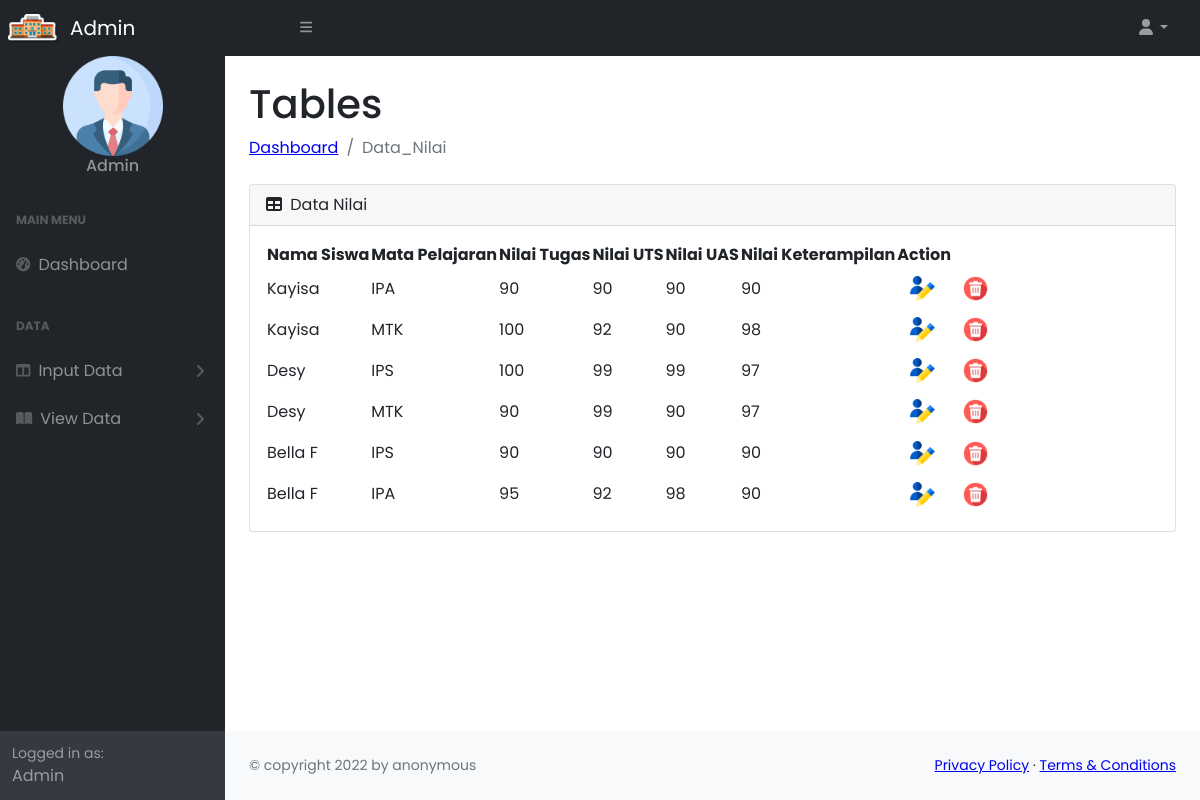
Page /admin/data_nilai.php (signed in) on the committed database.
### tables this page shows
CREATE TABLE `nilai` (
  `id` int(10) NOT NULL,
  `nisn_siswa` int(15) NOT NULL,
  `kode_mapel` varchar(15) NOT NULL,
  `tugas` float NOT NULL,
  `uts` float NOT NULL,
  `uas` float NOT NULL,
  `keterampilan` float NOT NULL
);

CREATE TABLE `siswa` (
  `nisn` int(15) NOT NULL,
  `nis` int(15) NOT NULL,
  `nama` varchar(30) NOT NULL,
  `kelas` varchar(5) NOT NULL,
  `jenis_kelamin` varchar(10) NOT NULL,
  `alamat` varchar(50) NOT NULL
);

CREATE TABLE `mapel` (
  `kode_mapel` varchar(15) NOT NULL,
  `nama_mapel` varchar(30) NOT NULL,
  `nip_guru` int(15) NOT NULL
);

### admin/data_nilai.php (the view, shortened to what this page needs)
<!DOCTYPE html>
<html lang="en">
<head>
    <link href="https://cdn.jsdelivr.net/npm/simple-datatables@latest/dist/style.css" rel="stylesheet" />
    <link href="styles.css" rel="stylesheet" />
</head>
<body class="sb-nav-fixed">
    <nav class="sb-topnav navbar navbar-expand navbar-dark bg-dark">
        <img src="../assets/school.png" width="50px" class="icon d-inline-block align-center ms-2 me-2" alt="">
        <a class="navbar-brand ps-1" href="dashboard.php">Admin</a>
        <button class="btn btn-link btn-sm order-1 order-lg-0 me-4 me-lg-0" id="sidebarToggle" href="#!"><i class="fas fa-bars"></i></button>
        <ul class="navbar-nav ms-auto ms-md-0 me-3 me-lg-4">
            <li class="nav-item dropdown">
                <a class="nav-link dropdown-toggle" id="navbarDropdown" href="#" role="button" data-bs-toggle="dropdown" aria-expanded="false"><i class="fas fa-user fa-fw"></i></a>
            </li>
        </ul>
    </nav>
    <div id="layoutSidenav">
        <div id="layoutSidenav_nav">
            <nav class="sb-sidenav accordion sb-sidenav-dark" id="sidenavAccordion">
                <div class="admin-user row">
                    <center>
                        <img src="../assets/profile.png" width="100px" alt="">
                        <h6>Admin</h6>
                    </center>
                </div>
                <div class="sb-sidenav-menu">
                    <div class="nav">
                        <div class="sb-sidenav-menu-heading">Main Menu</div>
                        <a class="nav-link" href="dashboard.php">
                            <div class="sb-nav-link-icon"><i class="fas fa-tachometer-alt"></i></div>
                            Dashboard
                        </a>
                        <div class="sb-sidenav-menu-heading">Data</div>
                        <a class="nav-link collapsed" href="#" data-bs-toggle="collapse" data-bs-target="#collapseLayouts" aria-expanded="false" aria-controls="collapseLayouts">
                            <div class="sb-nav-link-icon"><i class="fas fa-columns"></i></div>
                            Input Data
                            <div class="sb-sidenav-collapse-arrow"><i class="fas fa-angle-down"></i></div>
                        </a>
                        <a class="nav-link collapsed" href="#" data-bs-toggle="collapse" data-bs-target="#viewData" aria-expanded="false" aria-controls="collapseLayouts">
                            <div class="sb-nav-link-icon"><i class="fas fa-book-open"></i></div>
                            View Data
                            <div class="sb-sidenav-collapse-arrow"><i class="fas fa-angle-down"></i></div>
                        </a>
                    </div>
                </div>
                <div class="sb-sidenav-footer">
                    <div class="small">Logged in as:</div>
                    Admin
                </div>
            </nav>
        </div>
        <div id="layoutSidenav_content">
            <main>
                <div class="container-fluid px-4">
                    <h1 class="mt-4">Tables</h1>
                    <ol class="breadcrumb mb-4">
                        <li class="breadcrumb-item"><a href="dashboard.php">Dashboard</a></li>
                        <li class="breadcrumb-item active">Data_Nilai</li>
                    </ol>
                    <div class="card mb-4">
                        <div class="card-header">
                            <i class="fas fa-table me-1"></i>
                            Data Nilai
                        </div>
                        <div class="card-body">
                            <table id="datatablesSimple">
                                <thead>
                                    <tr>
                                        <th>Nama Siswa</th>
                                        <th>Mata Pelajaran</th>
                                        <th>Nilai Tugas</th>
                                        <th>Nilai UTS</th>
                                        <th>Nilai UAS</th>
                                        <th>Nilai Keterampilan</th>
                                        <th colspan="2">Action</th>
                                    </tr>
                                </thead>
                                <tbody>
                                    <?php
                                    include '../connection/connection.php';
                                    $sql = "SELECT nilai.id, siswa.nama, mapel.nama_mapel, nilai.uts, nilai.uas, nilai.tugas, nilai.keterampilan
                                    FROM nilai
                                    INNER JOIN siswa ON siswa.nisn = nilai.nisn_siswa
                                    INNER JOIN mapel ON mapel.kode_mapel = nilai.kode_mapel;";
                                    $query = mysqli_query($connect, $sql);
                                    while ($data_nilai = mysqli_fetch_array($query)) {
                                    ?>
                                        <tr>
                                            <td><?= $data_nilai['nama'] ?></td>
                                            <td><?= $data_nilai['nama_mapel'] ?></td>
                                            <td><?= $data_nilai['tugas'] ?></td>
                                            <td><?= $data_nilai['uts'] ?></td>
                                            <td><?= $data_nilai['uas'] ?></td>
                                            <td><?= $data_nilai['keterampilan'] ?></td>
                                            <td><a type="submit" href="edit_nilai.php?id=<?= $data_nilai['id'] ?>" class="btn"><img src="../assets/user.png" width="25px" alt=""></a></td>
                                            <td> <a type="submit" href="../operation/delete.php?id=<?= $data_nilai['id'] ?>" class="btn"><img src="../assets/delete.png" width="25px" alt=""></a>
                                            </td>
                                        </tr>
                                    <?php
                                    }
                                    ?>
                                </tbody>
                            </table>
                        </div>
                    </div>
                </div>
            </main>
            <footer class="py-4 bg-light mt-auto">
                <div class="container-fluid px-4">
                    <div class="d-flex align-items-center justify-content-between small">
                        <div class="text-muted">&copy; copyright 2022 by anonymous</div>
                        <div>
                            <a href="#">Privacy Policy</a>
                            &middot;
                            <a href="#">Terms &amp; Conditions</a>
                        </div>
                    </div>
                </div>
            </footer>
        </div>
    </div>
</body>
</html>

### rows in the picture
nilai: nisn_siswa.nama "Kayisa", kode_mapel.nama_mapel "IPA", tugas "90", uts "90", uas "90", keterampilan "90"
nilai: nisn_siswa.nama "Kayisa", kode_mapel.nama_mapel "MTK", tugas "100", uts "92", uas "90", keterampilan "98"
nilai: nisn_siswa.nama "Desy", kode_mapel.nama_mapel "IPS", tugas "100", uts "99", uas "99", keterampilan "97"
nilai: nisn_siswa.nama "Desy", kode_mapel.nama_mapel "MTK", tugas "90", uts "99", uas "90", keterampilan "97"
nilai: nisn_siswa.nama "Bella F", kode_mapel.nama_mapel "IPS", tugas "90", uts "90", uas "90", keterampilan "90"
nilai: nisn_siswa.nama "Bella F", kode_mapel.nama_mapel "IPA", tugas "95", uts "92", uas "98", keterampilan "90"
